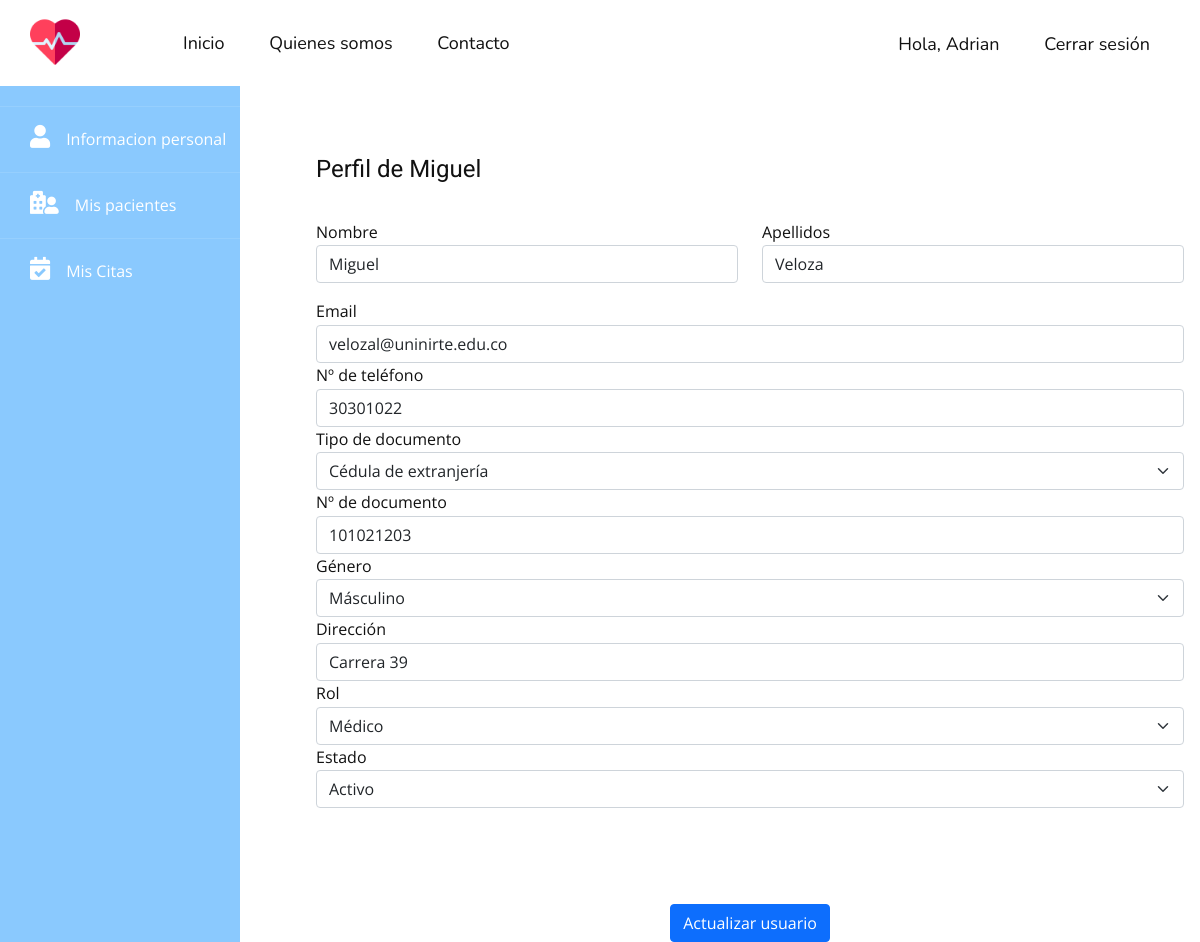
The page /users/3 (signed in) on the database as committed earlier.
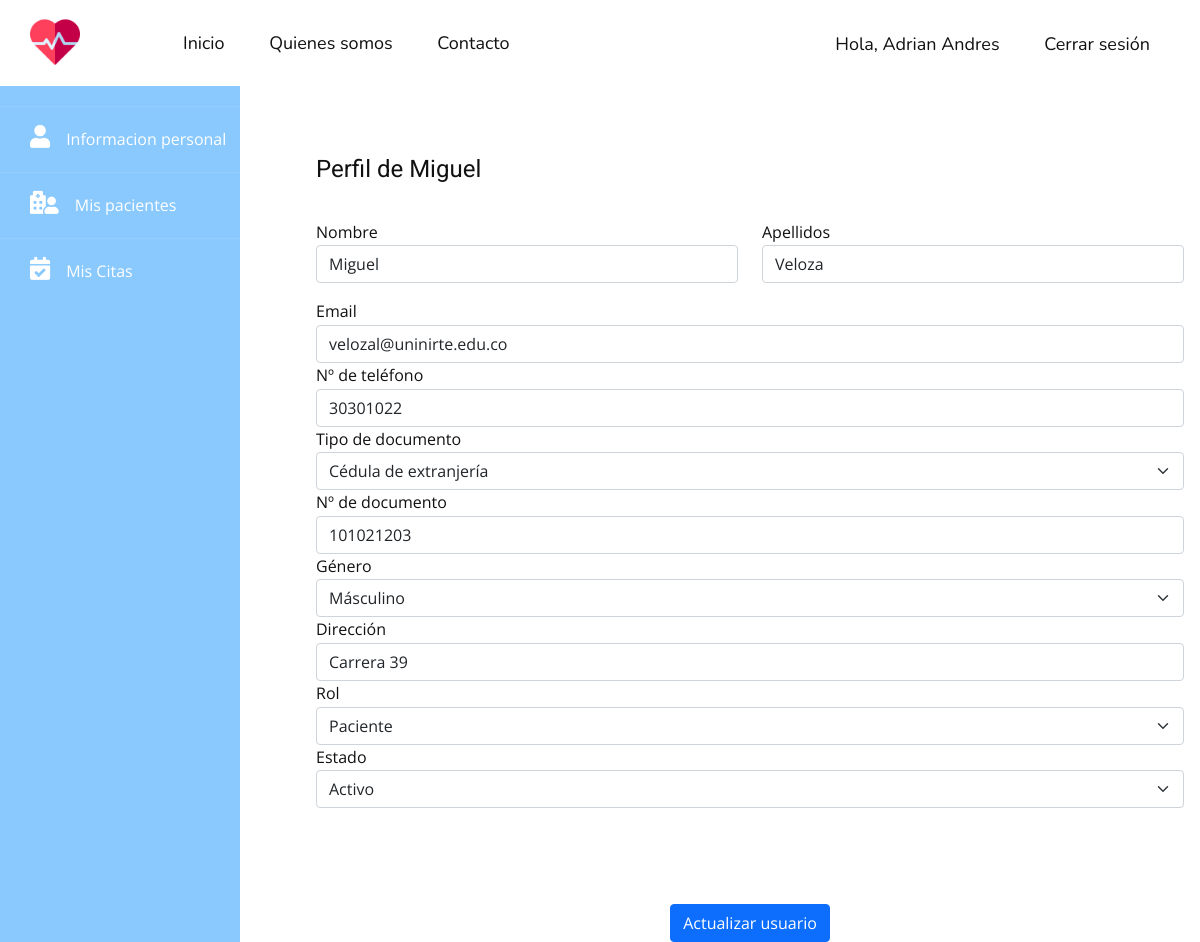
The same page on the database as committed later.
### tables this page shows
CREATE TABLE users (id INTEGER PRIMARY KEY AUTOINCREMENT NOT NULL UNIQUE, first_name VARCHAR NOT NULL, last_name VARCHAR NOT NULL, email VARCHAR UNIQUE NOT NULL, phone VARCHAR, document_type VARCHAR (2) NOT NULL, document_number INTEGER NOT NULL UNIQUE, gender CHAR NOT NULL, address VARCHAR NOT NULL, password VARCHAR NOT NULL, role INTEGER NOT NULL, status INTEGER NOT NULL DEFAULT (1));

### app.py (the view, shortened to what this page needs)
@app.route('/users/<id>', methods=('GET', 'POST'))
@login_required
def get_user(id):
    try:
        if request.method == 'GET':
            db = get_db()
            user = db.execute(
                'SELECT id, first_name, last_name, email, phone, document_type, document_number, gender, address, role, status FROM users WHERE id = ?',
                (id,)).fetchone()
            if user:
                return render_template('/users/user-profile.html', user=user)
            flash("No se encontro el usuario con id " + id, "danger")
    except Exception as e:
        flash(f'Ha ocurrido el siguiente error: {e}', "danger")
        return redirect(url_for('all_users'))
    return redirect(url_for('all_users'))

### app.py (called while the page is built)
def login_required(view):
    @functools.wraps(view)
    def wrapped_view(**kwargs):
        if g.user is None:
            return redirect(url_for('login'))
        return view(**kwargs)
    return wrapped_view

@app.before_request
def load_logged_in_user():
    user_id = session.get('user_id')
    if user_id is None:
        g.user = None
    else:
        db = get_db()
        g.user = db.execute('SELECT * FROM users WHERE id = ?', (user_id,)).fetchone()

### db.py (called while the page is built)
def get_db():
    try:
        if 'db' not in g:
            g.db = sqlite3.connect('hospital.db')
        return g.db
    except Error:
        print(Error)

### templates/users/user-profile.html (shortened to what this page needs)
{% extends "layout.html" %}
{% block content %}
    {% include '/template-parts/sidebar.html' %}
    <div class="main">
        <form action="{{ url_for('get_user', id=user[0]) }}" method="post">
            <div class="col border-right">
                <div class="p-3 py-5">
                    <div class="d-flex justify-content-between align-items-center mb-3">
                        <h4 class="text-right">Perfil de {{ user[1] }}</h4>
                    </div>
                    <div class="row mt-2">
                        <div class="col-md-6">
                            <label class="labels">Nombre</label>
                            <input type="text" class="form-control" name="first_name" value="{{ user[1] }}">
                        </div>
                        <div class="col-md-6">
                            <label class="labels">Apellidos</label>
                            <input type="text" class="form-control" name="last_name" value="{{ user[2] }}">
                        </div>
                    </div>
                    <div class="row mt-3">
                        <div class="col-md-12">
                            <label class="labels">Email</label>
                            <input type="email" class="form-control" name="email" value="{{ user[3] }}">
                        </div>
                        <div class="col-md-12">
                            <label class="labels">Nº de teléfono</label>
                            <input type="text" class="form-control" name="phone" value="{{ user[4] }}">
                        </div>
                        <div class="col-md-12">
                            <label for="phone_number">Tipo de documento</label>
                            <select class="form-select" id="phone_number" name="document_type">
                                <option value="CE" {{ 'selected' if user[5] == 'CE' }}>Cédula de extranjería</option>
                            </select>
                        </div>
                    </div>
                    <div class="col-md-12">
                        <label class="labels">Nº de documento</label>
                        <input type="text" class="form-control" name="document_number" value="{{ user[6] }}">
                    </div>
                    <div class="col-md-12">
                        <label for="gender">Género</label>
                        <select class="form-select" id="gender" name="gender">
                            <option value="M" {{ 'selected' if user[7] == 'M' }}>Másculino</option>
                        </select>
                    </div>
                    <div class="col-md-12">
                        <label class="labels">Dirección</label>
                        <input type="text" class="form-control" name="address" value="{{ user [8] }}">
                    </div>
                    <div class="col-md-12">
                        <label for="role">Rol</label>
                        <select class="form-select" id="role" name="role" aria-label="Default select example">
                            <option value="3" {{ 'selected' if user[9] == 3 }}>Paciente</option>
                            <option value="2" {{ 'selected' if user[9] == 2 }}>Médico</option>
                        </select>
                    </div>
                    <div class="col-md-12">
                        <label for="role">Estado</label>
                        <select class="form-select" id="role" name="status" aria-label="Default select example">
                            <option value="1" {{ 'selected' if user[10] == 1 }}>Activo</option>
                        </select>
                    </div>
                </div>
                <div class="mt-5 text-center">
                    <button class="btn btn-primary profile-button" type="submit">Actualizar usuario</button>
                </div>
            </div>
        </form>
    </div>
{% endblock %}

### templates/template-parts/header.html (shortened to what this page needs)
<header class="u-clearfix u-header u-header" id="sec-f901">
    <div class="u-clearfix u-sheet u-sheet-1">
        <a href="{{ url_for('index') }}" class="u-image u-logo u-image-1" data-image-width="512"
           data-image-height="512">
            <img src="{{ url_for('static', filename="images/cardiogram.png") }}" class="u-logo-image u-logo-image-1"
                 alt="">
        </a>
        <nav class="u-menu u-menu-dropdown u-offcanvas u-menu-1">
            <div class="u-custom-menu u-nav-container">
                <ul class="u-custom-font u-nav u-unstyled u-nav-1">
                    <li class="u-nav-item">
                        <a class="u-active-custom-color-2 u-button-style u-hover-custom-color-1 u-nav-link u-text-active-black u-text-hover-white"
                           href="{{ url_for('index') }}" style="padding: 10px 20px;">Inicio</a>
                    </li>
                    <li class="u-nav-item">
                        <a class="u-active-custom-color-2 u-button-style u-hover-custom-color-1 u-nav-link u-text-active-black u-text-hover-white"
                           href="{{ url_for('about_us') }}" style="padding: 10px 20px;">Quienes somos</a>
                    </li>
                    <li class="u-nav-item">
                        <a class="u-active-custom-color-2 u-button-style u-hover-custom-color-1 u-nav-link u-text-active-black u-text-hover-white"
                           href="{{ url_for('contact_us') }}" style="padding: 10px 20px;">Contacto</a>
                    </li>
                </ul>
            </div>
        </nav>
        <nav class="u-menu u-menu-dropdown u-offcanvas u-menu-2">
            <div class="u-custom-menu u-nav-container">
                <ul class="u-custom-font u-nav u-unstyled u-nav-3">
                    {% if not g.user %}
                        <li class="u-nav-item"><a
                                class="u-active-custom-color-2 u-button-style u-hover-custom-color-1 u-nav-link u-text-active-black u-text-hover-white"
                                href="{{ url_for('login') }}" style="padding: 10px 20px;">Iniciar sesión</a>
                        </li>
                        <li class="u-nav-item"><a
                                class="u-active-custom-color-2 u-button-style u-hover-custom-color-1 u-nav-link u-text-active-black u-text-hover-white"
                                href="{{ url_for('register') }}" style="padding: 10px 20px;">Registrarse</a>
                        </li>
                    {% else %}
                        <li class="u-nav-item"><a
                                class="u-active-custom-color-2 u-button-style u-hover-custom-color-1 u-nav-link u-text-active-black u-text-hover-white"
                                href="{{ url_for('dashboard') }}" style="padding: 10px 20px;">Hola, {{ g.user[1] }}</a>
                        </li>
                        <li class="u-nav-item"><a
                                class="u-active-custom-color-2 u-button-style u-hover-custom-color-1 u-nav-link u-text-active-black u-text-hover-white"
                                href="{{ url_for('logout') }}" style="padding: 10px 20px;">Cerrar sesión</a>
                        </li>
                    {% endif %}
                </ul>
            </div>
        </nav>
    </div>
</header>

Rows that differ between the two databases and show on the page:
changed users: first_name "Adrian" → "Adrian Andres"
Other text that changed with them:
form field role: "Médico" → "Paciente"
